Frame 1 (no input): blank canvas, image omitted
Frame 60 (no input): blank canvas, image omitted
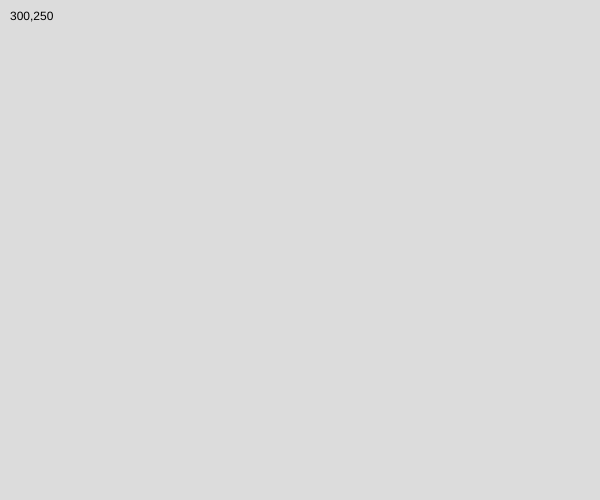
Frame 120 (the mouse pressed at the canvas centre since frame 60)

The p5.js sketch whose frames 1 and 60 were blank and that drew this single picture after the mouse press (run headless with seeded random() and noise() and a simulated clock; from frame 60 on, the mouse is pressed at the canvas centre):

// p5.js sketch
// ── sketch.js
function setup() {
  createCanvas(600, 500);
  rectMode(CENTER);
}

function draw() {
  background (220);
  fill ('black');
  text (mouseX + "," + mouseY, 10,20) ;
  text ("hello world", 10, 10, 500, 300);
}


function mouseReleased () {
 print (mouseX + "," + mouseY) ;

}
